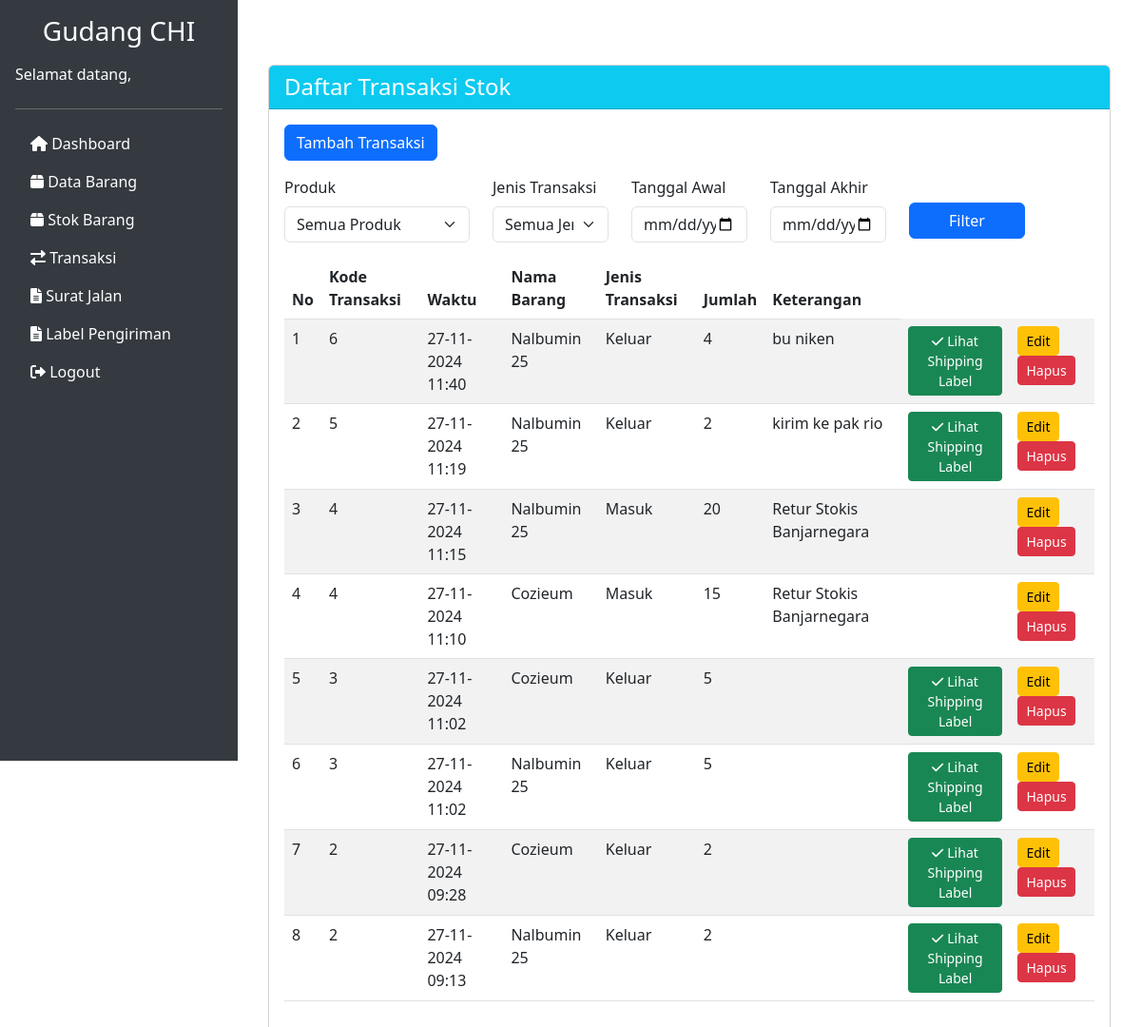
The page /index.php/transaksi/daftar on the database its author committed.
### tables this page shows
CREATE TABLE `transaksi_stok` (
  `id_transaksi` int(11) NOT NULL,
  `id_barang` int(11) NOT NULL,
  `jenis_transaksi` enum('masuk','keluar') NOT NULL,
  `jumlah` int(11) NOT NULL,
  `keterangan` text,
  `waktu` datetime NOT NULL DEFAULT CURRENT_TIMESTAMP,
  `id_transaksi_master` int(11) DEFAULT NULL
);

CREATE TABLE `barang` (
  `id_barang` int(11) NOT NULL,
  `kode_barang` varchar(50) NOT NULL,
  `nama_barang` varchar(100) NOT NULL,
  `stok` int(11) DEFAULT '0',
  `stok_minimum` int(11) NOT NULL,
  `created_at` timestamp NOT NULL DEFAULT CURRENT_TIMESTAMP,
  `updated_at` timestamp NOT NULL DEFAULT CURRENT_TIMESTAMP ON UPDATE CURRENT_TIMESTAMP,
  `berat` decimal(10,2) NOT NULL DEFAULT '0.00'
);

### application/controllers/Transaksi.php (called while the page is built, shortened)
<?php
class Transaksi extends CI_Controller
{
    public function __construct()
    {
        $this->load->model('Stok_model');
        $this->load->model('Transaksi_model');
        $this->load->model('ShippingLabel_model');
    }
    public function daftar()
{
    $id_barang = $this->input->get('id_barang');
    $tanggal_awal = $this->input->get('tanggal_awal');
    $tanggal_akhir = $this->input->get('tanggal_akhir');
    $jenis_transaksi = $this->input->get('jenis_transaksi');
    $data['tanggal_awal'] = $tanggal_awal;
    $data['tanggal_akhir'] = $tanggal_akhir;
    $data['id_barang'] = $id_barang;
    $this->load->model('Transaksi_model');
    $data['barang'] = $this->Stok_model->get_all_barang();
    $data['transaksi'] = $this->Transaksi_model->filter_transaksi($id_barang, $tanggal_awal, $tanggal_akhir, $jenis_transaksi);
    foreach ($data['transaksi'] as $key => $transaksi) {
        $shipping_label = $this->ShippingLabel_model->get_shipping_label_by_transaksi_master($transaksi->id_transaksi_master);
        $data['transaksi'][$key]->id = $shipping_label ? $shipping_label->id : null;
        $transaksi->label_created = $this->ShippingLabel_model->is_label_created($transaksi->id_transaksi_master);
    }
    $this->load->view('transaksi/daftar_transaksi', $data);
}
}

### index.php (called while the page is built, shortened)
<?php
require_once BASEPATH.'core/CodeIgniter.php';

### application/models/Stok_model.php (called while the page is built, shortened)
<?php
class Stok_model extends CI_Model {
    public function get_all_barang()
{
    $query = $this->db->get('barang');
    return $query->result();
}
}

### application/models/Transaksi_model.php (called while the page is built, shortened)
<?php
class Transaksi_model extends CI_Model
{
    public function filter_transaksi($id_barang = null, $tanggal_awal = null, $tanggal_akhir = null, $jenis_transaksi = null)
    {
        $this->db->select('transaksi_stok.*, barang.nama_barang, barang.kode_barang');
        $this->db->from('transaksi_stok');
        $this->db->join('barang', 'barang.id_barang = transaksi_stok.id_barang');
        $this->db->order_by('transaksi_stok.waktu', 'DESC');
        return $this->db->get()->result();
    }
}

### application/views/transaksi/daftar_transaksi.php (the view, shortened to what this page needs)
<?php $this->load->view('templates/header', ['title' => 'Daftar Transaksi']); ?>
<div class="container mt-5">
    <div class="card">
        <div class="card-header bg-info text-white">
            <h4 class="mb-0">Daftar Transaksi Stok</h4>
        </div>
        <div class="card-body">
            <a href="<?= site_url('transaksi/tambah') ?>" class="btn btn-primary mb-3">Tambah Transaksi</a>
            <form action="<?= site_url('transaksi/daftar') ?>" method="get" class="mb-3">
                <div class="row align-items-center">
                    <div class="col-md-3">
                        <label for="id_barang" class="form-label">Produk</label>
                        <select name="id_barang" id="id_barang" class="form-control form-select">
                            <option value="">Semua Produk</option>
                        </select>
                    </div>
                    <div class="col-md-2">
                        <label for="jenis_transaksi" class="form-label">Jenis Transaksi</label>
                        <select name="jenis_transaksi" class="form-control form-select mr-2">
                            <option value="">Semua Jenis Transaksi</option>
                        </select>
                    </div>
                    <div class="col-md-2">
                        <label for="tanggal_awal" class="form-label">Tanggal Awal</label>
                        <input type="date" name="tanggal_awal" id="tanggal_awal" class="form-control"
                            value="<?= $tanggal_awal ?>">
                    </div>
                    <div class="col-md-2">
                        <label for="tanggal_akhir" class="form-label">Tanggal Akhir</label>
                        <input type="date" name="tanggal_akhir" id="tanggal_akhir" class="form-control"
                            value="<?= $tanggal_akhir ?>">
                    </div>
                    <div class="col-md-2">
                        <button type="submit" class="btn btn-primary mt-4 w-100">Filter</button>
                    </div>
                </div>
            </form>
            <table class="table table-striped">
                <thead>
                    <tr>
                        <th>No</th>
                        <th>Kode Transaksi</th>
                        <th>Waktu</th>
                        <th>Nama Barang</th>
                        <th>Jenis Transaksi</th>
                        <th>Jumlah</th>
                        <th>Keterangan</th>
                    </tr>
                </thead>
                <tbody>
                    <?php $no = 1;
                    foreach ($transaksi as $transaksi) { ?>
                        <tr>
                            <td><?= $no++ ?></td>
                            <td><?= $transaksi->id_transaksi_master ?></td>
                            <td><?= date('d-m-Y H:i', strtotime($transaksi->waktu)) ?></td>
                            <td><?= $transaksi->nama_barang ?></td>
                            <td><?= ucfirst($transaksi->jenis_transaksi) ?></td>
                            <td><?= $transaksi->jumlah ?></td>
                            <td><?= $transaksi->keterangan ?></td>
                            <td>
                                <?php if ($transaksi->jenis_transaksi === 'keluar'): ?>
                                    <?php if ($transaksi->label_created): ?>
                                        <a href="<?= site_url('shippinglabel/print_label/' . $transaksi->id) ?>"
                                            class="btn btn-success btn-sm" target="blank">
                                            <i class="fas fa-check"></i> Lihat Shipping Label
                                        </a>
                                    <?php endif; ?>
                                <?php endif; ?>
                            </td>
                            <td>
                                <a href="<?= site_url('transaksi/edit/' . $transaksi->id_transaksi) ?>"
                                    class="btn btn-warning btn-sm">Edit</a>
                                <a href="<?= site_url('transaksi/hapus/' . $transaksi->id_transaksi) ?>"
                                    class="btn btn-danger btn-sm"
                                    onclick="return confirm('Yakin ingin menghapus transaksi ini?')">Hapus</a>
                            </td>
                        </tr>
                    <?php } ?>
                </tbody>
            </table>
        </div>
    </div>
</div>
<?php $this->load->view('templates/footer'); ?>

### application/views/templates/header.php (shortened to what this page needs)
<!DOCTYPE html>
<html lang="en">
<head>
    <link rel="stylesheet" href="https://cdn.jsdelivr.net/npm/bootstrap@5.3.0/dist/css/bootstrap.min.css">
    <link rel="stylesheet" href="https://cdnjs.cloudflare.com/ajax/libs/font-awesome/6.0.0-beta3/css/all.min.css">
</head>
<body>
    <div class="sidebar">
        <div class="p-3">
            <h3 class="text-center">Gudang CHI</h3>
            <div class="mt-3 mb-4">
                <span class="d-block text-white">Selamat datang, <strong><?= $this->session->userdata('nama_pegawai'); ?></strong></span>
            </div>
            <hr>
            <ul class="nav flex-column">
                <li class="nav-item">
                    <a href="<?= base_url('dashboard') ?>" class="nav-link">
                        <i class="fas fa-home"></i> Dashboard
                    </a>
                </li>
                <li class="nav-item">
                    <a href="<?= base_url('stok/daftar_barang') ?>" class="nav-link">
                        <i class="fas fa-box"></i> Data Barang
                    </a>
                </li>
                <li class="nav-item">
                    <a href="<?= base_url('stok/stok_real') ?>" class="nav-link">
                        <i class="fas fa-box"></i> Stok Barang
                    </a>
                </li>
                <li class="nav-item">
                    <a href="<?= base_url('transaksi/daftar') ?>" class="nav-link">
                        <i class="fas fa-exchange-alt"></i> Transaksi
                    </a>
                </li>
                <li class="nav-item">
                    <a href="<?= base_url('surat_jalan') ?>" class="nav-link">
                        <i class="fas fa-file-alt"></i> Surat Jalan
                    </a>
                </li>
                <li class="nav-item">
                    <a href="<?= base_url('shippinglabel/laporan') ?>" class="nav-link">
                        <i class="fas fa-file-alt"></i> Label Pengiriman
                    </a>
                </li>
                <li class="nav-item">
                    <a href="<?= base_url('login/logout') ?>" class="nav-link">
                        <i class="fas fa-sign-out-alt"></i> Logout
                    </a>
                </li>
            </ul>
        </div>
    </div>
    <div class="content">

### application/views/templates/footer.php (shortened to what this page needs)
</div>
</body>
</html>

### application/views/templates/header.php (style rules this page uses)
body { display: flex; }
.sidebar { height: 100vh; position: fixed; background-color: #343a40; color: white; width: 250px; }
.sidebar a { color: white; text-decoration: none; }
.content { margin-left: 250px; padding: 20px; width: 100%; }

### rows shown on the page
transaksi_stok: id_transaksi_master "6", waktu "27-11-2024 11:40", id_barang.nama_barang "Nalbumin 25", jenis_transaksi "Keluar", jumlah "4", keterangan "bu niken"
transaksi_stok: id_transaksi_master "5", waktu "27-11-2024 11:19", id_barang.nama_barang "Nalbumin 25", jenis_transaksi "Keluar", jumlah "2", keterangan "kirim ke pak rio"
transaksi_stok: id_transaksi_master "4", waktu "27-11-2024 11:15", id_barang.nama_barang "Nalbumin 25", jenis_transaksi "Masuk", jumlah "20", keterangan "Retur Stokis Banjarnegara"
transaksi_stok: id_transaksi_master "4", waktu "27-11-2024 11:10", id_barang.nama_barang "Cozieum", jenis_transaksi "Masuk", jumlah "15", keterangan "Retur Stokis Banjarnegara"
transaksi_stok: id_transaksi_master "3", waktu "27-11-2024 11:02", id_barang.nama_barang "Cozieum", jenis_transaksi "Keluar", jumlah "5"
transaksi_stok: id_transaksi_master "3", waktu "27-11-2024 11:02", id_barang.nama_barang "Nalbumin 25", jenis_transaksi "Keluar", jumlah "5"
transaksi_stok: id_transaksi_master "2", waktu "27-11-2024 09:28", id_barang.nama_barang "Cozieum", jenis_transaksi "Keluar", jumlah "2"
transaksi_stok: id_transaksi_master "2", waktu "27-11-2024 09:13", id_barang.nama_barang "Nalbumin 25", jenis_transaksi "Keluar", jumlah "2"
